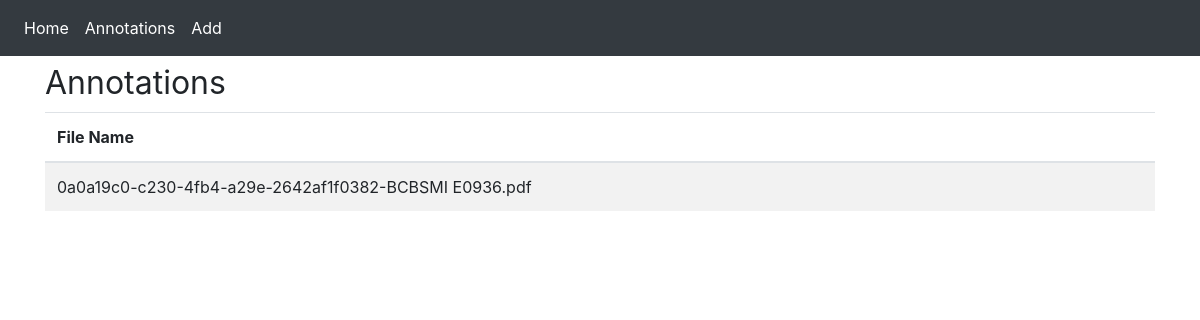
The app's page /tool/annotations/, older data.
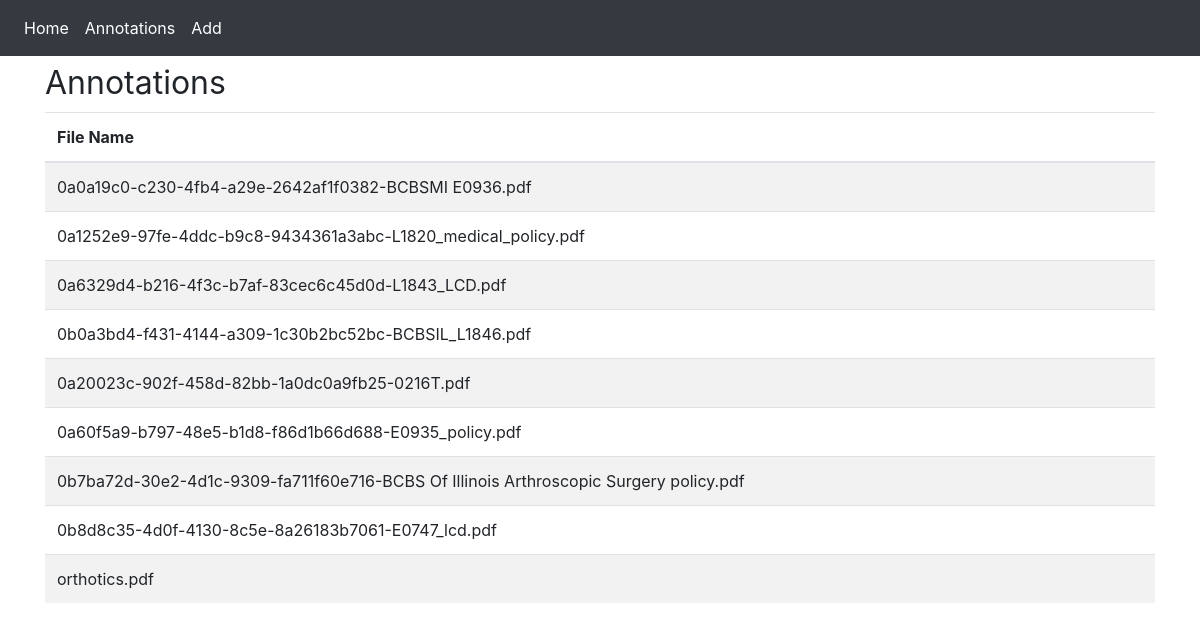
The same page, newer data.
### tool/models.py (models this page shows, shortened)
class Annotation(models.Model):
    text = models.TextField('Document Text', blank=True, editable=False, help_text='Should be one long string of parsed text')
    file_name = models.CharField('File Name', blank=True, null=True, max_length=500)
    file = models.FileField(upload_to='uploads/')
    entities = models.ManyToManyField(Entity, blank=True, verbose_name='Entities')

### tool/views.py (the view)
# urls.py: path('annotations/', AnnotationListView.as_view(), name='annotations'),
class AnnotationListView(ListView):
    model = Annotation
    def get_context_data(self, **kwargs):
        context = super().get_context_data(**kwargs)
        context['annotations'] = Annotation.objects.all()
        return context

### templates/tool/annotation_list.html (shortened to what this page needs)
{% extends "base_site.html" %}
{% block content %}
<div class="container">
    <div class="row row-border">
        <div class="col-md-12">
            <section>
                <h1><small>Annotations</small></h1>
                <div class="table-responsive">
                    <table class="table table-striped table-hover">
                        <thead>
                            <tr>
                                <th scope="col" data-column-id="file_name" data-order="desc" data-align="left">File Name</th>
                            </tr>
                        </thead>
                        <tbody>
                            {% for annotation in annotations %}
                                <tr class="clickable-row" data-href="{% url 'detail_annotation' annotation.pk %}">
                                    <td>{{ annotation.file_name }}</td>
                                </tr>
                            {% endfor %}
                        </tbody>
                    </table>
                </div>
            </section>
        </div>
    </div>
</div>
{% endblock %}

Row changes from the older to the newer data that the page shows:
added Annotation: file_name "0a1252e9-97fe-4ddc-b9c8-9434361a3abc-L1820_medical_policy.pdf"
added Annotation: file_name "0a6329d4-b216-4f3c-b7af-83cec6c45d0d-L1843_LCD.pdf"
added Annotation: file_name "0b0a3bd4-f431-4144-a309-1c30b2bc52bc-BCBSIL_L1846.pdf"
added Annotation: file_name "0a20023c-902f-458d-82bb-1a0dc0a9fb25-0216T.pdf"
added Annotation: file_name "0a60f5a9-b797-48e5-b1d8-f86d1b66d688-E0935_policy.pdf"
added Annotation: file_name "0b7ba72d-30e2-4d1c-9309-fa711f60e716-BCBS Of Illinois Arthroscopic Surgery policy.pdf"
added Annotation: file_name "0b8d8c35-4d0f-4130-8c5e-8a26183b7061-E0747_lcd.pdf"
added Annotation: file_name "orthotics.pdf"
